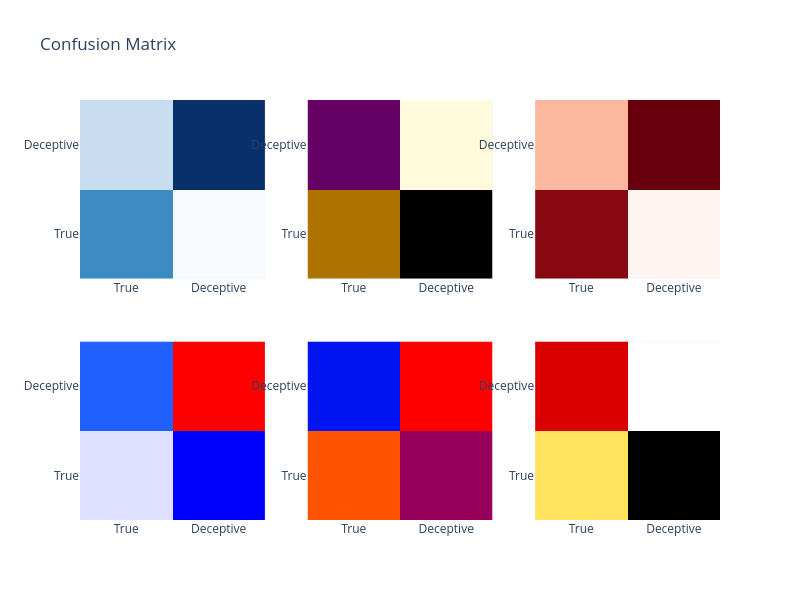

Notebook source saved alongside this figure:
### Code cell
# Confusion Matrix for all algo's

conf_lr_matrix = confusion_matrix(test_Y, cv_lr_pred)
conf_gnb_matrix = confusion_matrix(test_Y, cv_gnb_predict)
conf_svm_matrix = confusion_matrix(test_Y, cv_svm_predict)
conf_dtc_matrix = confusion_matrix(test_Y, cv_dtc_predict)
conf_rfc_matrix = confusion_matrix(test_Y, cv_rfc_predict)
conf_gbc_matrix = confusion_matrix(test_Y, cv_gbc_predict)

# plot confusion matrix
trace1 = go.Heatmap(z = conf_lr_matrix, x = ["True", "Deceptive"],
                    y = ["True","Deceptive"],
                    showscale = False, colorscale = "Blues",
                    xaxis = "x1", yaxis = "y1",
                    name='Logistic Regression')


trace2 = go.Heatmap(z = conf_gnb_matrix, x = ["True", "Deceptive"],
                    y = ["True","Deceptive"],
                    showscale = False, colorscale = "Electric", name = "Gaussian Naive Bayes",
                    xaxis = "x2", yaxis = "y2")

trace3 = go.Heatmap(z = conf_svm_matrix, x = ["True", "Deceptive"],
                    y = ["True","Deceptive"],
                    showscale = False, colorscale = "Reds", name = "SVM",
                    xaxis = "x3", yaxis = "y3")

trace4 = go.Heatmap(z = conf_dtc_matrix, x = ["True", "Deceptive"],
                    y = ["True","Deceptive"],
                    showscale = False, colorscale = "Picnic", name = "Decision Tree",
                    xaxis = "x4", yaxis = "y4")

trace5 = go.Heatmap(z = conf_rfc_matrix, x = ["True", "Deceptive"],
                    y = ["True","Deceptive"],
                    showscale = False, colorscale = "Rainbow", name = "Random Forest",
                    xaxis = "x5", yaxis = "y5")

trace6 = go.Heatmap(z = conf_gbc_matrix, x = ["True", "Deceptive"],
                    y = ["True","Deceptive"],
                    showscale = False, colorscale = "Hot", name = "Gradient Boost",
                    xaxis = "x6", yaxis = "y6")

data = [trace1, trace2, trace3, trace4, trace5, trace6]

fig = tls.make_subplots(rows=2,cols=3)

fig.append_trace(trace1,1,1)
fig.append_trace(trace2,1,2)
fig.append_trace(trace3,1,3)
fig.append_trace(trace4,2,1)
fig.append_trace(trace5,2,2)
fig.append_trace(trace6,2,3)

fig['layout'].update(height=600, width=800, title='Confusion Matrix')
py.iplot(fig)

### Figure 1 — Plotly figure (JSON) as saved in the notebook; plotly's stock layout.template omitted (floating-point values rounded to 4 significant figures)
{"data": [{"colorscale": [[0, "rgb(247,251,255)"], [0.125, "rgb(222,235,247)"], [0.25, "rgb(198,219,239)"], [0.375, "rgb(158,202,225)"], [0.5, "rgb(107,174,214)"], [0.625, "rgb(66,146,198)"], [0.75, "rgb(33,113,181)"], [0.875, "rgb(8,81,156)"], [1, "rgb(8,48,107)"]], "name": "Logistic Regression", "showscale": false, "type": "heatmap", "x": ["True", "Deceptive"], "xaxis": "x", "y": ["True", "Deceptive"], "yaxis": "y", "z": [[23, 12], [16, 29]]}, {"colorscale": [[0, "rgb(0,0,0)"], [0.2, "rgb(30,0,100)"], [0.4, "rgb(120,0,100)"], [0.6, "rgb(160,90,0)"], [0.8, "rgb(230,200,0)"], [1, "rgb(255,250,220)"]], "name": "Gaussian Naive Bayes", "showscale": false, "type": "heatmap", "x": ["True", "Deceptive"], "xaxis": "x2", "y": ["True", "Deceptive"], "yaxis": "y2", "z": [[22, 13], [18, 27]]}, {"colorscale": [[0, "rgb(255,245,240)"], [0.125, "rgb(254,224,210)"], [0.25, "rgb(252,187,161)"], [0.375, "rgb(252,146,114)"], [0.5, "rgb(251,106,74)"], [0.625, "rgb(239,59,44)"], [0.75, "rgb(203,24,29)"], [0.875, "rgb(165,15,21)"], [1, "rgb(103,0,13)"]], "name": "SVM", "showscale": false, "type": "heatmap", "x": ["True", "Deceptive"], "xaxis": "x3", "y": ["True", "Deceptive"], "yaxis": "y3", "z": [[32, 3], [11, 34]]}, {"colorscale": [[0, "rgb(0,0,255)"], [0.1, "rgb(51,153,255)"], [0.2, "rgb(102,204,255)"], [0.3, "rgb(153,204,255)"], [0.4, "rgb(204,204,255)"], [0.5, "rgb(255,255,255)"], [0.6, "rgb(255,204,255)"], [0.7, "rgb(255,153,255)"], [0.8, "rgb(255,102,204)"], [0.9, "rgb(255,102,102)"], [1, "rgb(255,0,0)"]], "name": "Decision Tree", "showscale": false, "type": "heatmap", "x": ["True", "Deceptive"], "xaxis": "x4", "y": ["True", "Deceptive"], "yaxis": "y4", "z": [[21, 14], [15, 30]]}, {"colorscale": [[0, "rgb(150,0,90)"], [0.125, "rgb(0,0,200)"], [0.25, "rgb(0,25,255)"], [0.375, "rgb(0,152,255)"], [0.5, "rgb(44,255,150)"], [0.625, "rgb(151,255,0)"], [0.75, "rgb(255,234,0)"], [0.875, "rgb(255,111,0)"], [1, "rgb(255,0,0)"]], "name": "Random Forest", "showscale": false, "type": "heatmap", "x": ["True", "Deceptive"], "xaxis": "x5", "y": ["True", "Deceptive"], "yaxis": "y5", "z": [[32, 3], [10, 35]]}, {"colorscale": [[0, "rgb(0,0,0)"], [0.3333, "rgb(230,0,0)"], [0.6667, "rgb(255,210,0)"], [1, "rgb(255,255,255)"]], "name": "Gradient Boost", "showscale": false, "type": "heatmap", "x": ["True", "Deceptive"], "xaxis": "x6", "y": ["True", "Deceptive"], "yaxis": "y6", "z": [[25, 10], [16, 29]]}], "layout": {"height": 600, "title": {"text": "Confusion Matrix"}, "width": 800, "xaxis": {"anchor": "y", "domain": [0, 0.2889]}, "xaxis2": {"anchor": "y2", "domain": [0.3556, 0.6444]}, "xaxis3": {"anchor": "y3", "domain": [0.7111, 1]}, "xaxis4": {"anchor": "y4", "domain": [0, 0.2889]}, "xaxis5": {"anchor": "y5", "domain": [0.3556, 0.6444]}, "xaxis6": {"anchor": "y6", "domain": [0.7111, 1]}, "yaxis": {"anchor": "x", "domain": [0.575, 1]}, "yaxis2": {"anchor": "x2", "domain": [0.575, 1]}, "yaxis3": {"anchor": "x3", "domain": [0.575, 1]}, "yaxis4": {"anchor": "x4", "domain": [0, 0.425]}, "yaxis5": {"anchor": "x5", "domain": [0, 0.425]}, "yaxis6": {"anchor": "x6", "domain": [0, 0.425]}}}
